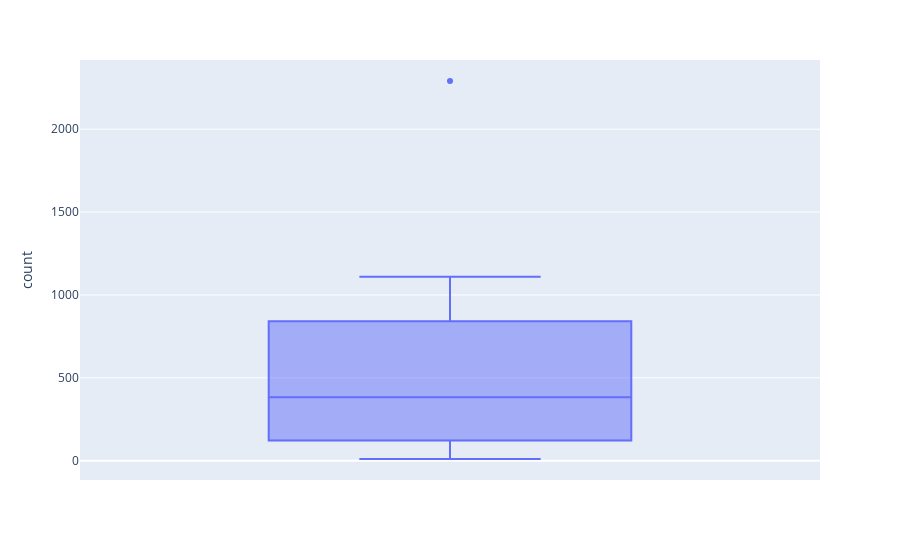

Write notebook code for a chart like this one.
### Code cell
px.box(genres_df, y='count')

### Figure 1 — Plotly figure (JSON) as saved in the notebook; plotly's stock layout.template omitted (floating-point values rounded to 4 significant figures)
{"data": [{"alignmentgroup": "True", "hovertemplate": "count=%{y}<extra></extra>", "legendgroup": "", "marker": {"color": "#636efa"}, "name": "", "notched": false, "offsetgroup": "", "orientation": "v", "showlegend": false, "type": "box", "x0": " ", "xaxis": "x", "y": [10, 15, 16, 68, 71, 97, 196, 234, 237, 241, 356, 383, 384, 401, 449, 687, 725, 880, 905, 1064, 1066, 1110, 2291], "y0": " ", "yaxis": "y"}], "layout": {"boxmode": "group", "legend": {"tracegroupgap": 0}, "margin": {"t": 60}, "xaxis": {"anchor": "y", "domain": [0, 1]}, "yaxis": {"anchor": "x", "domain": [0, 1], "title": {"text": "count"}}}}
